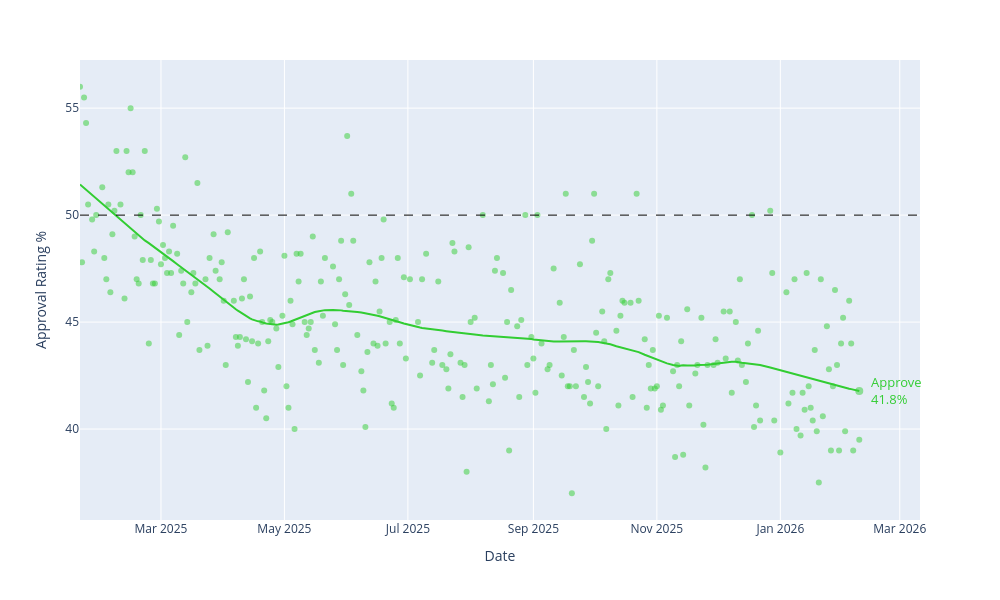

The code cell stored with this chart in its notebook:
### Markdown cell above
## Using Plotly Express and built-in loess

### Code cell
fig = px.scatter(
    result, x="end_date", y="yes", 
    labels={"end_date" : "Date", "yes" : "Approval Rating %"},
    color_discrete_sequence=['limegreen'],
    trendline="lowess",
    trendline_options=dict(frac=0.2)
)

trendline_trace = fig.data[1]

last_date = trendline_trace.x[-1]
last_val = trendline_trace.y[-1]

fig.add_annotation(
    x=last_date,
    y=last_val,
    text=f"Approve<br>{last_val:.1f}%",
    showarrow=False,
    xanchor="left",
    xshift=10,
    font=dict(size=13, color="limegreen"),
    align="left"
)

fig.add_trace(go.Scatter(
    x=[last_date],
    y=[last_val],
    mode="markers",
    marker=dict(size=8, color="limegreen"),
    showlegend=False
))

fig.update_xaxes(range=[result['end_date'].min(), last_date + pd.Timedelta(days=30)])


fig.update_layout(width=1000, height=600)
fig.update_traces(marker=dict(opacity=0.5))
fig.add_hline(y=50, line=dict(color="black", dash="dash", width=1))

### Figure 1 — Plotly figure (JSON) as saved in the notebook; plotly's stock layout.template omitted (floating-point values rounded to 4 significant figures; data arrays with more than 128 entries replaced by an {"elided": "..."} marker saying what was removed)
{"data": [{"hovertemplate": "Date=%{x}<br>Approval Rating %=%{y}<extra></extra>", "legendgroup": "", "marker": {"color": "limegreen", "opacity": 0.5, "symbol": "circle"}, "mode": "markers", "name": "", "orientation": "v", "showlegend": false, "type": "scatter", "x": {"elided": "292 str values"}, "xaxis": "x", "y": {"elided": "292 float values"}, "yaxis": "y"}, {"hovertemplate": "<b>LOWESS trendline</b><br><br>Date=%{x}<br>Approval Rating %=%{y} <b>(trend)</b><extra></extra>", "legendgroup": "", "marker": {"color": "limegreen", "opacity": 0.5, "symbol": "circle"}, "mode": "lines", "name": "", "showlegend": false, "type": "scatter", "x": {"elided": "292 str values"}, "xaxis": "x", "y": {"elided": "292 float values"}, "yaxis": "y"}, {"marker": {"color": "limegreen", "opacity": 0.5, "size": 8}, "mode": "markers", "showlegend": false, "type": "scatter", "x": ["2026-02-09T00:00:00"], "y": [41.78]}], "layout": {"annotations": [{"align": "left", "font": {"color": "limegreen", "size": 13}, "showarrow": false, "text": "Approve<br>41.8%", "x": "2026-02-09T00:00:00", "xanchor": "left", "xshift": 10, "y": 41.78}], "height": 600, "legend": {"tracegroupgap": 0}, "margin": {"t": 60}, "shapes": [{"line": {"color": "black", "dash": "dash", "width": 1}, "type": "line", "x0": 0, "x1": 1, "xref": "x domain", "y0": 50, "y1": 50, "yref": "y"}], "width": 1000, "xaxis": {"anchor": "y", "domain": [0, 1], "range": ["2025-01-20T00:00:00", "2026-03-11T00:00:00"], "title": {"text": "Date"}}, "yaxis": {"anchor": "x", "domain": [0, 1], "title": {"text": "Approval Rating %"}}}}
